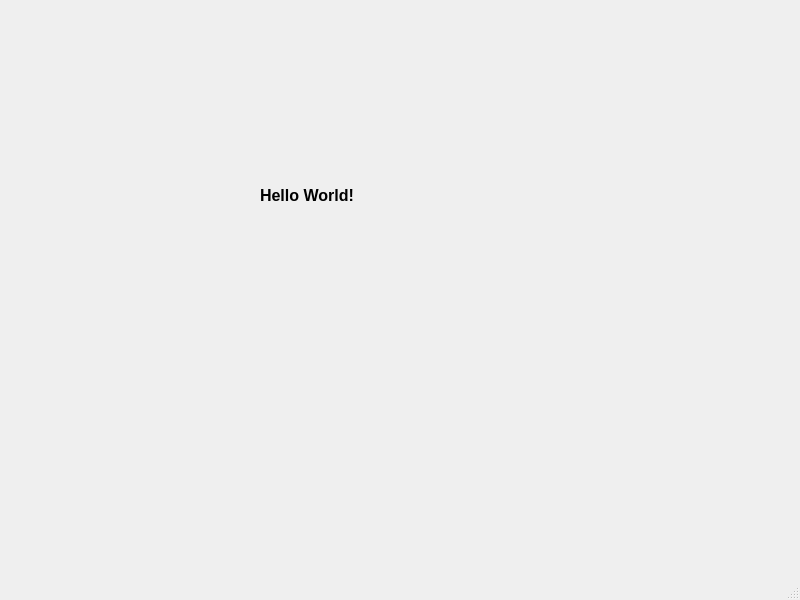
<?xml version="1.0" encoding="UTF-8"?>
<ui version="4.0">
 <class>MainWindow</class>
 <widget class="QMainWindow" name="MainWindow">
  <property name="geometry">
   <rect>
    <x>0</x>
    <y>0</y>
    <width>800</width>
    <height>600</height>
   </rect>
  </property>
  <property name="windowTitle">
   <string>MainWindow</string>
  </property>
  <widget class="QWidget" name="centralwidget">
   <widget class="QLabel" name="label">
    <property name="geometry">
     <rect>
      <x>260</x>
      <y>170</y>
      <width>191</width>
      <height>51</height>
     </rect>
    </property>
    <property name="font">
     <font>
      <pointsize>12</pointsize>
      <bold>true</bold>
     </font>
    </property>
    <property name="text">
     <string>Hello World!</string>
    </property>
   </widget>
  </widget>
  <widget class="QMenuBar" name="menubar">
   <property name="geometry">
    <rect>
     <x>0</x>
     <y>0</y>
     <width>800</width>
     <height>25</height>
    </rect>
   </property>
  </widget>
  <widget class="QStatusBar" name="statusbar"/>
 </widget>
 <resources/>
 <connections/>
</ui>
